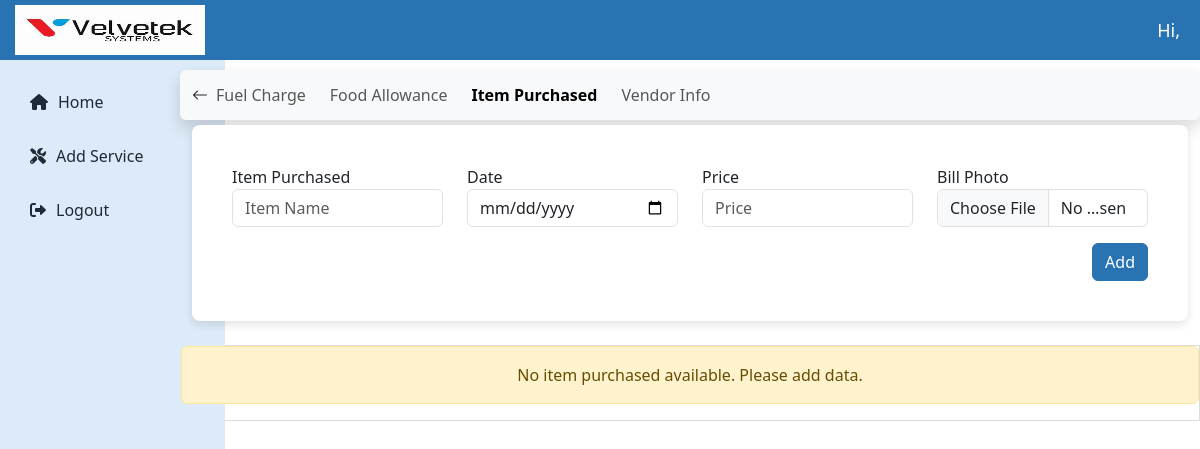
The page /technician/item-purchased/25/ on the database as committed earlier.
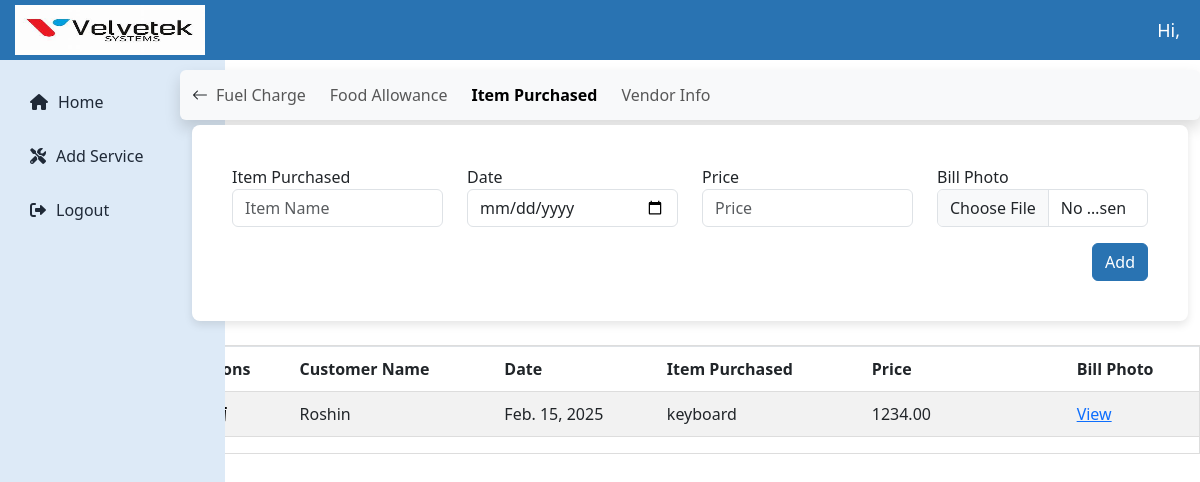
The same page on the database as committed later.
### technicianapp/models.py (models this page shows)
class ItemPurchased(models.Model):
    date = models.DateField()
    item_name = models.CharField(max_length=200)
    price = models.DecimalField(max_digits=10, decimal_places=2)
    bill_photo = models.ImageField(upload_to='itempurchased')
    apply = models.ForeignKey(Apply, on_delete=models.CASCADE,related_name='itempurchased',blank=True,null=True)
    customer_name = models.CharField(max_length=225)
    issue = models.TextField()

### technicianapp/views.py (the view, shortened to what this page needs)
# urls.py: path('item-purchased/<int:apply_id>/',views.item_purchased,name='item_purchased'),
def item_purchased(request, apply_id):
    try:
        apply_instance = Apply.objects.get(id=apply_id)
    except Apply.DoesNotExist:
        messages.error(request, "Apply instance not found.")
        return redirect('apply_list')
    items = ItemPurchased.objects.filter(apply=apply_instance)
    context = {
        'apply': apply_instance,
        'items': items
    }
    return render(request, 'item_purchased.html', context)

### templates/item_purchased.html (shortened to what the changed rows need)
{% extends 'technician_dashboard.html' %}
{% block content %}
    <div class="table-responsive mt-4 " style="max-width: 85%; margin-top: 5px; margin-left: auto;">
        {% if items %}
        <table id="basic-datatables" class="table table-striped table-bordered">
            <thead>
                <tr>
                    <th>Actions</th>
                    <th>Customer Name</th>
                    <th>Date</th>
                    <th>Item Purchased</th>
                    <th>Price</th>
                    <th>Bill Photo</th>
                </tr>
            </thead>
            <tbody>
                {% for d in items %}
                <tr>
                    <td>
                        <div style="display: flex; align-items: center;">
                            <a href="{% url 'update_item_purchased' d.id %}" class="edit-itempurchased-btn" data-bs-toggle="modal" data-bs-target="#updateItemPurchasedModal{{ d.id }}">
                            </a>
                            <form action="{% url 'update_item_purchased' d.id %}" method="post" style="display: inline;">
                                <button type="button" class="icon-link delete-icon" title="Delete" data-bs-toggle="modal" data-bs-target="#deleteItemPurchasedModal{{ d.id }}">
                                </button>
                            </form>
                        </div>
                    </td>
                    <td>{{ d.customer_name }}</td>
                    <td>{{ d.date }}</td>
                    <td>{{ d.item_name }}</td>
                    <td>{{ d.price }}</td>
                    <td>
                        <a href="{{ d.bill_photo.url }}" target="_blank">View</a>
                    </td>
                </tr>
                {% endfor %}
            </tbody>
        </table>
        {% else %}
<div class="alert alert-warning text-center">
    No item purchased available. Please add data.
</div>
{% endif %}
    </div>
{% endblock %}

Rows that differ between the two databases and show on the page:
added ItemPurchased: customer_name "Roshin", date "Feb. 15, 2025", item_name "keyboard", price "1234.00"
Other text that changed with them:
text no longer shown: "No item purchased available. Please add data."
text now shown: "Customer Name Date Item Purchased Price Bill Photo"
